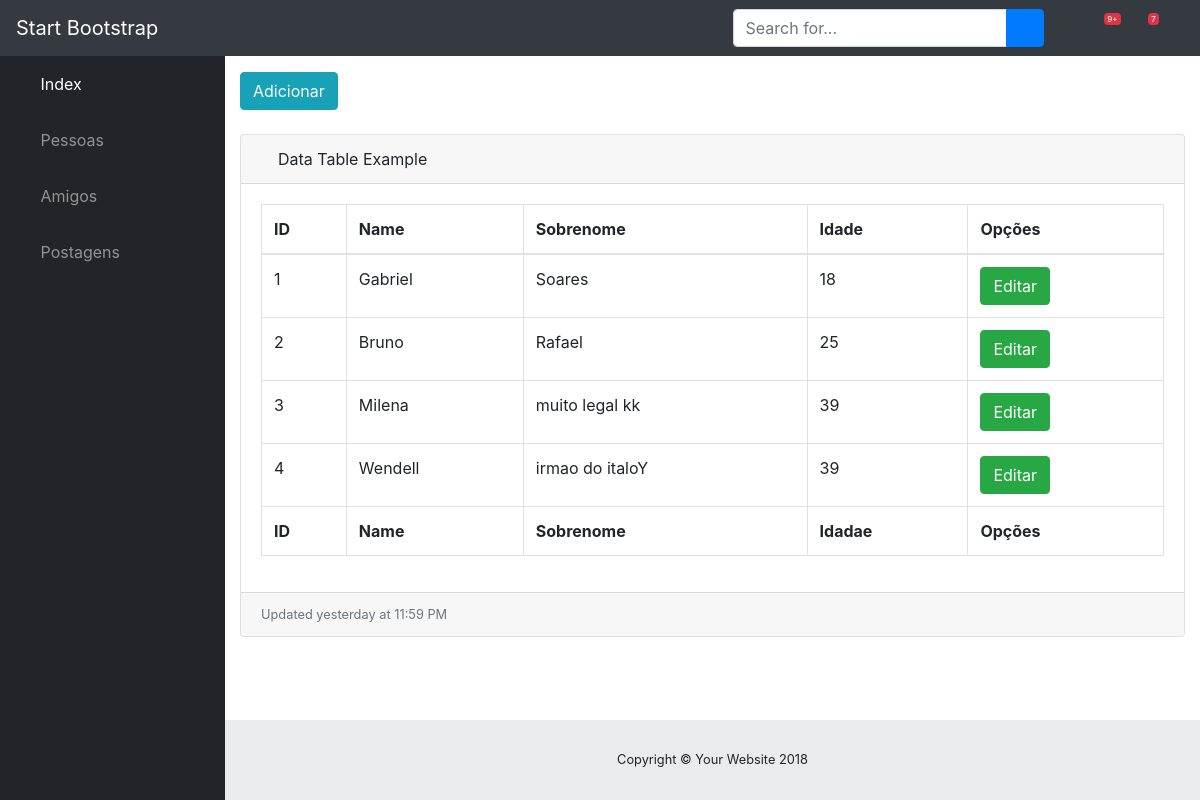
The page /persons/ (signed in) on the database its author committed.
### core/models.py (models this page shows, shortened)
class Person(models.Model):
    first_name = models.CharField(max_length=30)
    last_name  = models.CharField(max_length=30)
    age        = models.IntegerField()

### core/views.py (the view)
# urls.py: url(r'^persons/$', persons),
@permission_required('core.add_friend')
def persons(request):
	lista = Person.objects.all()
	return render(request,'persons.html', {'lista':lista})

### templates/persons.html
{% extends "base.html" %}
{% block content %}
  <a class="btn btn-info" href="/persons/add/">
    Adicionar
  </a>
  <br>
  <br>
<div class="card mb-3">
            <div class="card-header">
              <i class="fas fa-table"></i>
              Data Table Example</div>
            <div class="card-body">
              <div class="table-responsive">
                <table class="table table-bordered" id="dataTable" width="100%" cellspacing="0">
                  <thead>
                    <tr>
                      <th> ID </th>
                      <th>Name</th>
                      <th>Sobrenome</th>
                      <th>Idade</th>
                       <th>Opções</th>
                    </tr>
                  </thead>
                  <tfoot>
                    <tr>
                      <th> ID </th>
                      <th>Name</th>
                       <th>Sobrenome</th>
                      <th>Idadae</th>
                      <th>Opções</th>
                    </tr>
                  </tfoot>
                  <tbody>
                    {% for l in lista %}
                     <tr>
                      <td>{{l.id}}</td>
                      <td>{{l.first_name}}</td>
                       <td>{{l.last_name}}</td>
                      <td>{{l.age}}</td>
                      <td>
                        <a class="btn btn-success  "
                        href="/persons/{{l.id}}/edit/">
                          Editar
                        </a>
                      </td>
                    </tr>
                    {% endfor %}
                  </tbody>
                </table>
              </div>
            </div>
            <div class="card-footer small text-muted">Updated yesterday at 11:59 PM</div>
          </div>
{% endblock %}

### templates/base.html (shortened to what this page needs)
<!DOCTYPE html>
{% load staticfiles  %}
<html lang="en">
  <head>
    <link href="{% static "vendor/bootstrap/css/bootstrap.min.css" %}" rel="stylesheet">
    <link href="{% static "vendor/fontawesome-free/css/all.min.css" %}" rel="stylesheet" type="text/css">
    <link href="{% static "vendor/datatables/dataTables.bootstrap4.css" %}" rel="stylesheet">
    <link href="{% static "css/sb-admin.css" %}" rel="stylesheet">
  </head>
  <body id="page-top">
    <nav class="navbar navbar-expand navbar-dark bg-dark static-top">
      <a class="navbar-brand mr-1" href="index.html">Start Bootstrap</a>
      <button class="btn btn-link btn-sm text-white order-1 order-sm-0" id="sidebarToggle" href="#">
        <i class="fas fa-bars"></i>
      </button>
      <form class="d-none d-md-inline-block form-inline ml-auto mr-0 mr-md-3 my-2 my-md-0">
        <div class="input-group">
          <input type="text" class="form-control" placeholder="Search for..." aria-label="Search" aria-describedby="basic-addon2">
          <div class="input-group-append">
            <button class="btn btn-primary" type="button">
              <i class="fas fa-search"></i>
            </button>
          </div>
        </div>
      </form>
      <ul class="navbar-nav ml-auto ml-md-0">
        <li class="nav-item dropdown no-arrow mx-1">
          <a class="nav-link dropdown-toggle" href="#" id="alertsDropdown" role="button" data-toggle="dropdown" aria-haspopup="true" aria-expanded="false">
            <i class="fas fa-bell fa-fw"></i>
            <span class="badge badge-danger">9+</span>
          </a>
        </li>
        <li class="nav-item dropdown no-arrow mx-1">
          <a class="nav-link dropdown-toggle" href="#" id="messagesDropdown" role="button" data-toggle="dropdown" aria-haspopup="true" aria-expanded="false">
            <i class="fas fa-envelope fa-fw"></i>
            <span class="badge badge-danger">7</span>
          </a>
        </li>
        <li class="nav-item dropdown no-arrow">
          <a class="nav-link dropdown-toggle" href="#" id="userDropdown" role="button" data-toggle="dropdown" aria-haspopup="true" aria-expanded="false">
            <i class="fas fa-user-circle fa-fw"></i>
          </a>
        </li>
      </ul>
    </nav>
    <div id="wrapper">
      <ul class="sidebar navbar-nav">
        <li class="nav-item active">
          <a class="nav-link" href="/">
            <i class="fas fa-fw fa-tachometer-alt"></i>
            <span>Index</span>
          </a>
        </li>
        <li class="nav-item">
          <a class="nav-link" href="/persons/">
            <i class="fas fa-fw fa-chart-area"></i>
            <span>Pessoas</span></a>
        </li>
        <li class="nav-item">
          <a class="nav-link" href="/friends/">
            <i class="fas fa-fw fa-table"></i>
            <span>Amigos</span>
          </a>
        </li>
        <li class="nav-item">
          <a class="nav-link" href="/posts/">
            <i class="fas fa-fw fa-table"></i>
            <span>Postagens</span>
          </a>
        </li>
      </ul>
      <div id="content-wrapper">
        <div class="container-fluid">
        {% block content %}
        {% endblock %}
        </div>
        <footer class="sticky-footer">
          <div class="container my-auto">
            <div class="copyright text-center my-auto">
              <span>Copyright © Your Website 2018</span>
            </div>
          </div>
        </footer>
      </div>
    </div>
  </body>
</html>

### static/css/sb-admin.css (style rules this page uses)
html { position: relative; min-height: 100%; }
body { height: 100%; }
#wrapper { display: -webkit-box; display: -ms-flexbox; display: flex; }
#wrapper #content-wrapper { overflow-x: hidden; width: 100%; padding-top: 1rem; padding-bottom: 80px; }
.navbar-nav .nav-item.active .nav-link { color: #fff; }
.navbar-nav .nav-item.dropdown .dropdown-toggle::after { width: 1rem; text-align: center; float: right; vertical-align: 0; border: 0; font-weight: 900; content: '\f105'; font-family: 'Font Awesome 5 Free'; }
.navbar-nav .nav-item.dropdown.no-arrow .dropdown-toggle::after { display: none; }
.navbar-nav .nav-item .nav-link .badge { position: absolute; margin-left: 0.75rem; top: 0.3rem; font-weight: 400; font-size: 0.5rem; }
.sidebar { width: 90px !important; background-color: #212529; min-height: calc(100vh - 56px); }
.sidebar .nav-item:last-child { margin-bottom: 1rem; }
.sidebar .nav-item .nav-link { text-align: center; padding: 0.75rem 1rem; width: 90px; }
.sidebar .nav-item .nav-link span { font-size: 0.65rem; display: block; }
.sidebar .nav-item .nav-link { color: rgba(255, 255, 255, 0.5); }
@media (min-width: 768px) { .sidebar { width: 225px !important; } }
@media (min-width: 768px) { .sidebar .nav-item .nav-link { display: block; width: 100%; text-align: left; padding: 1rem; width: 225px; } }
@media (min-width: 768px) { .sidebar .nav-item .nav-link span { font-size: 1rem; display: inline; } }
:root { --input-padding-x: 0.75rem; --input-padding-y: 0.75rem; }
footer.sticky-footer { display: -webkit-box; display: -ms-flexbox; display: flex; position: absolute; right: 0; bottom: 0; width: calc(100% - 90px); height: 80px; background-color: #e9ecef; }
footer.sticky-footer .copyright { line-height: 1; font-size: 0.8rem; }
@media (min-width: 768px) { footer.sticky-footer { width: calc(100% - 225px); } }

### rows shown on the page
Person: id "1", first_name "Gabriel", last_name "Soares", age "18"
Person: id "2", first_name "Bruno", last_name "Rafael", age "25"
Person: id "3", first_name "Milena", last_name "muito legal kk", age "39"
Person: id "4", first_name "Wendell", last_name "irmao do italoY", age "39"
